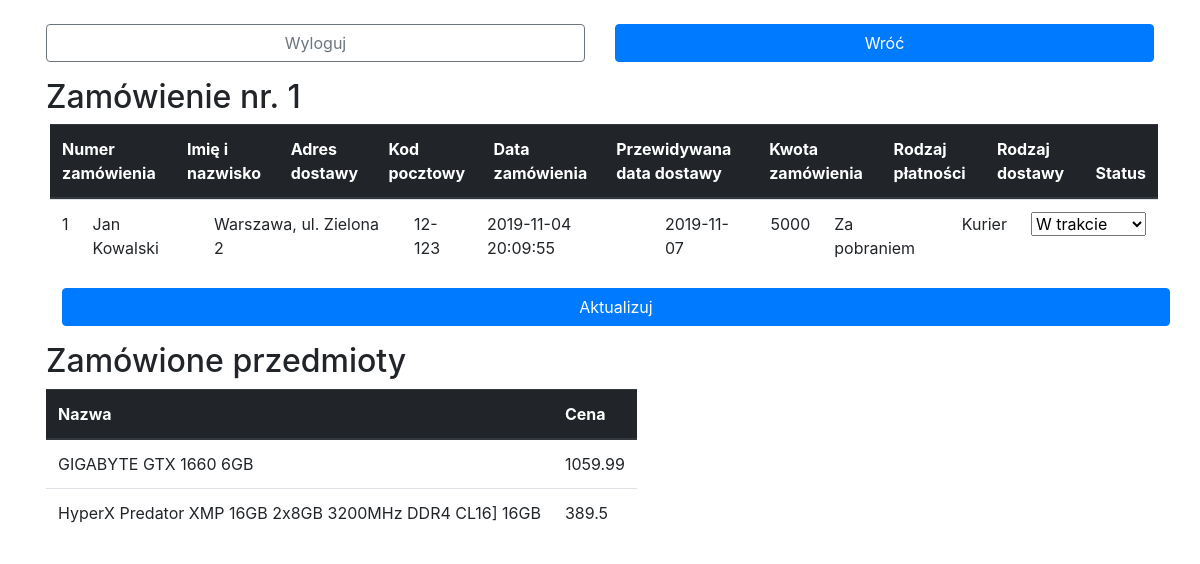
Page /panel/szczegoly.php?id=1 (signed in) on the earlier database version.
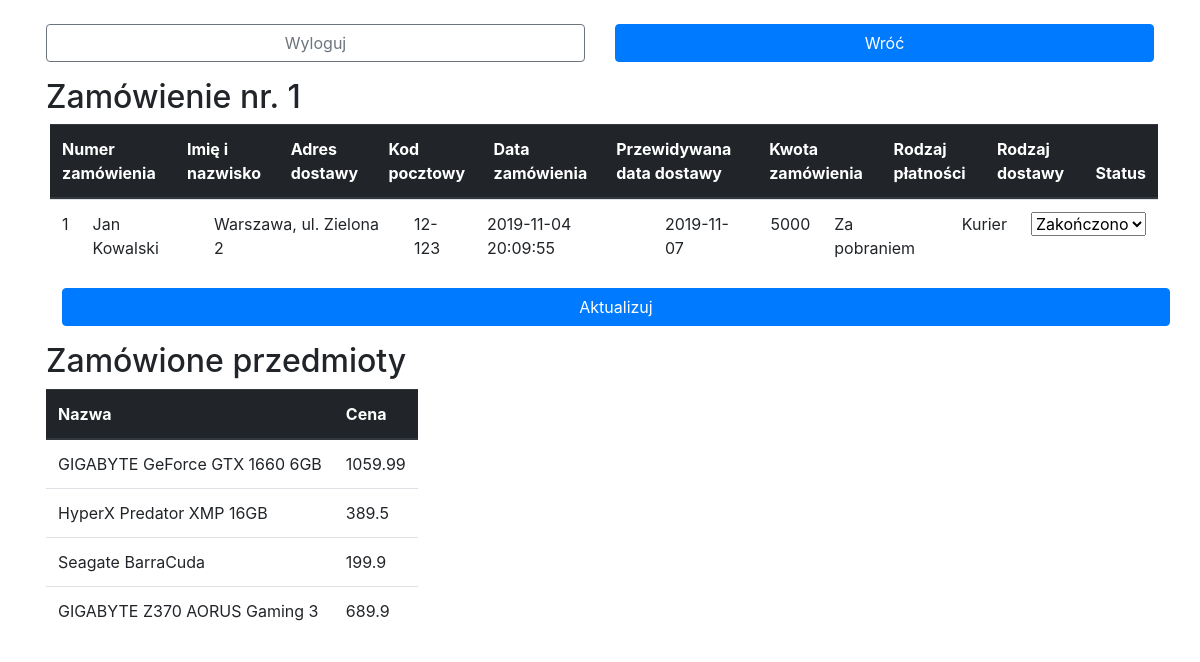
Same page on the later database version.
### tables this page shows
CREATE TABLE `kartagraficzna` (
  `idKartaGraficzna` int(10) UNSIGNED NOT NULL,
  `Zdjecia_idZdjecia` int(10) UNSIGNED NOT NULL,
  `Gwarancja_idGwarancja` int(10) UNSIGNED NOT NULL,
  `Producent_idProducent` int(10) UNSIGNED NOT NULL,
  `Nazwa` varchar(100) DEFAULT NULL,
  `Opis` text DEFAULT NULL,
  `Cena` float DEFAULT NULL,
  `TaktowanieRdzenia` int(11) DEFAULT NULL,
  `TaktowaniePamieci` int(11) DEFAULT NULL,
  `TypZlacza` varchar(30) DEFAULT NULL,
  `TypPamieci` varchar(20) DEFAULT NULL,
  `WielkoscPamieci` int(11) DEFAULT NULL,
  `ZalecanaMoc` int(11) DEFAULT NULL,
  `RodzajeIO` varchar(255) DEFAULT NULL
);

CREATE TABLE `ram` (
  `idRAM` int(10) UNSIGNED NOT NULL,
  `Zdjecia_idZdjecia` int(10) UNSIGNED NOT NULL,
  `Gwarancja_idGwarancja` int(10) UNSIGNED NOT NULL,
  `Producent_idProducent` int(10) UNSIGNED NOT NULL,
  `Nazwa` varchar(100) DEFAULT NULL,
  `Opis` text DEFAULT NULL,
  `Cena` float DEFAULT NULL,
  `RodzajPamieci` varchar(100) DEFAULT NULL,
  `Typ` varchar(20) DEFAULT NULL,
  `Pojemnosc` int(11) DEFAULT NULL,
  `PojemnoscModulu` int(11) DEFAULT NULL,
  `IloscModulow` int(11) DEFAULT NULL,
  `Czestotliwosc` int(11) DEFAULT NULL,
  `Napiecie` float DEFAULT NULL
);

CREATE TABLE `dysk` (
  `idDysk` int(10) UNSIGNED NOT NULL,
  `Zdjecia_idZdjecia` int(10) UNSIGNED NOT NULL,
  `Gwarancja_idGwarancja` int(10) UNSIGNED NOT NULL,
  `Producent_idProducent` int(10) UNSIGNED NOT NULL,
  `Nazwa` varchar(100) DEFAULT NULL,
  `Opis` text DEFAULT NULL,
  `Cena` float DEFAULT NULL,
  `Typ` varchar(20) DEFAULT NULL,
  `Interfejs` varchar(20) DEFAULT NULL,
  `Pojemnosc` int(11) DEFAULT NULL,
  `SzybkoscZapisu` int(11) DEFAULT NULL,
  `SzybkoscOdczytu` int(11) DEFAULT NULL,
  `Format` varchar(20) DEFAULT NULL
);

CREATE TABLE `plytaglowna` (
  `idPlytaGlowna` int(10) UNSIGNED NOT NULL,
  `Zdjecia_idZdjecia` int(10) UNSIGNED NOT NULL,
  `Gwarancja_idGwarancja` int(10) UNSIGNED NOT NULL,
  `Producent_idProducent` int(10) UNSIGNED NOT NULL,
  `Nazwa` varchar(100) DEFAULT NULL,
  `Opis` text DEFAULT NULL,
  `Cena` float DEFAULT NULL,
  `Przeznaczenie` enum('AMD','INTEL') DEFAULT NULL,
  `Chipset` varchar(20) DEFAULT NULL,
  `GniazdoProcesora` varchar(20) DEFAULT NULL,
  `ObslugiwanaPamiec` varchar(20) DEFAULT NULL,
  `IloscGniazdPamieci` int(11) DEFAULT NULL,
  `MaksPojPamieci` int(11) DEFAULT NULL,
  `Zlacza` varchar(255) DEFAULT NULL,
  `Zasilanie` varchar(20) DEFAULT NULL,
  `StandardPlyty` varchar(20) DEFAULT NULL,
  `ZintKartaSiec` enum('Tak','Nie') DEFAULT NULL,
  `ZintKartaDzwiek` enum('Tak','Nie') DEFAULT NULL
);

### panel/szczegoly.php (the view, shortened to what this page needs)
<!doctype html>
<html lang="pl">
<head>
    <link href="//maxcdn.bootstrapcdn.com/bootstrap/4.0.0/css/bootstrap.min.css" rel="stylesheet" id="bootstrap-css">
</head>
<body>
<div class="container w-100 mt-2 mr-auto ml-auto p-md-3">
    <div class="row">
        <div class="col col-md-6 col-sm-12"> <a href="panel.php?logout='1'" class="btn btn-outline-secondary mb-3 btn-block w-md-75 w-sm-100 mr-auto ml-auto ">Wyloguj</a></div>
        <div class="col col-md-6 col-sm-12"><a href="zamowienia.php" class="btn btn-primary btn-block w-md-75 mb-3 mr-auto ml-auto w-sm-100 ">Wróć</a></div>
    </div>
<?php
require "polaczenie.php";
if(isset($_GET['id'])){
	$id = $_GET['id'];
} else{
	header ("location: zamowienia.php");
}
$zapytanie = "select * from zamowienie where ID='$id'";
$wynik = mysqli_query($polaczenie, $zapytanie);
$zamow = mysqli_fetch_assoc($wynik);
echo '<h2>Zamówienie nr. '.$zamow["ID"].'</h2>';
echo '<table class="table row overflow-auto mt-2 mr-1 ml-1 w-sm-75" style="overflow: auto">
	<thead class="thead-dark">
	<tr>
		<th>Numer zamówienia</th>
		<th>Imię i nazwisko</th>
		<th>Adres dostawy</th>
		<th>Kod pocztowy</th>
		<th>Data zamówienia</th>
		<th>Przewidywana data dostawy</th>
		<th>Kwota zamówienia</th>
		<th>Rodzaj płatności</th>
		<th>Rodzaj dostawy</th>
		<th>Status</th>
	</tr>
	</thead>
	<tr>
		<td>'.$zamow["ID"].'</td>
		<td>'.$zamow["Imie_Nazwisko"].'</td>
		<td>'.$zamow["Adres_Dostawy"].'</td>
		<td>'.$zamow["Kod_Pocztowy"].'</td>
		<td>'.$zamow["Data_Zamowienia"].'</td>
		<td>'.$zamow["Przewidywana_Data_Dostawy"].'</td>
		<td>'.$zamow["Kwota_Zamowienia"].'</td>
		<td>'.$zamow["Rodzaj_Platnosci"].'</td>
		<td>'.$zamow["Rodzaj_Dostawy"].'</td>
		<td><form action="szczegoly.php?id='.$id.'" method=POST>
			<select name="status">
			<option selected value='.$zamow["Status_Zamowienia"].'>'.$zamow["Status_Zamowienia"].'</option>';
echo '</select>
	</td>
	</tr>
	</table>
	<button type="submit" name="aktualizuj" class="btn btn-primary btn-block w-md-50 w-sm-100 m-md-3">Aktualizuj</button></form>';
echo '<h2>Zamówione przedmioty</h2>';
echo '
<table class="table row overflow-auto mt-2 mr-md-auto ml-md-auto mr-sm-1 ml-sm-1 w-sm-75" style="overflow: auto">
	<thead class="thead-dark">
<tr>
<th>Nazwa</th>
<th>Cena</th>
</tr>';
$idKarty = "SELECT kartagraficzna_idKartaGraficzna as ID FROM kartagraficzna_has_zamowienia WHERE zamowienia_idZamowienia = '$id'";
$ids = mysqli_query($polaczenie, $idKarty);
while($wynik = mysqli_fetch_assoc($ids)){
$produkty = "SELECT concat(p.nazwa, ' ', kg.nazwa) as nazwa, kg.cena as cena FROM kartagraficzna kg inner join producent p on kg.Producent_idProducent=p.idProducent WHERE kg.idKartaGraficzna = '".$wynik['ID']."'";
$query = mysqli_query($polaczenie, $produkty);
while($produkt = mysqli_fetch_assoc($query)){
	echo '<tr>
	<td>'.$produkt["nazwa"].'</td>
	<td>'.$produkt["cena"].'</td>
	</tr>';
}
}
$idRam = "SELECT ram_idRam as ID FROM ram_has_zamowienia WHERE zamowienia_idZamowienia = '$id'";
$ids = mysqli_query($polaczenie, $idRam);
while($wynik = mysqli_fetch_assoc($ids)){
	$produkty = "SELECT concat(p.nazwa, ' ', r.nazwa, ' ', pojemnosc, 'GB') as nazwa, r.cena as cena FROM ram r inner join producent p on r.Producent_idProducent=p.idProducent WHERE r.idRam = '".$wynik['ID']."'";
	$query = mysqli_query($polaczenie, $produkty);
while($produkt = mysqli_fetch_assoc($query)){
	echo '<tr>
	<td>'.$produkt["nazwa"].'</td>
	<td>'.$produkt["cena"].'</td>
	</tr>';
}
}
$idDysk = "SELECT dysk_idDysk as ID FROM dysk_has_zamowienia WHERE zamowienia_idZamowienia = '$id'";
$ids = mysqli_query($polaczenie, $idDysk);
while($wynik = mysqli_fetch_assoc($ids)){
	$produkty = "SELECT concat(p.nazwa, ' ', d.nazwa) as nazwa, d.cena as cena FROM dysk d inner join producent p on d.Producent_idProducent=p.idProducent WHERE d.idDysk = '".$wynik['ID']."'";
	$query = mysqli_query($polaczenie, $produkty);
while($produkt = mysqli_fetch_assoc($query)){
	echo '<tr>
	<td>'.$produkt["nazwa"].'</td>
	<td>'.$produkt["cena"].'</td>
	</tr>';
}
}
$idPlyta = "SELECT plytaglowna_idPlytaGlowna as ID FROM plytaglowna_has_zamowienia WHERE zamowienia_idZamowienia = '$id'";
$ids = mysqli_query($polaczenie, $idPlyta);
while($wynik = mysqli_fetch_assoc($ids)){
	$produkty = "SELECT concat(p.nazwa, ' ', pg.nazwa) as nazwa, pg.cena as cena FROM plytaglowna pg inner join producent p on pg.Producent_idProducent=p.idProducent WHERE pg.idPlytaGlowna = '".$wynik['ID']."'";
	$query = mysqli_query($polaczenie, $produkty);
while($produkt = mysqli_fetch_assoc($query)){
	echo '<tr>
	<td>'.$produkt["nazwa"].'</td>
	<td>'.$produkt["cena"].'</td>
	</tr>';
}
}
echo '</table>';
?>
</div>
</body>
</html>

Differences in the rows shown:
changed kartagraficzna: nazwa "GIGABYTE GTX 1660 6GB" → "GIGABYTE GeForce GTX 1660 6GB"
changed ram: nazwa "HyperX Predator XMP 16GB 2x8GB 3200MHz DDR4 CL16] 16GB" → "HyperX Predator XMP 16GB"
added dysk: nazwa "Seagate BarraCuda", Cena "199.9"
now on this page (row edited): plytaglowna: nazwa "GIGABYTE Z370 AORUS Gaming 3", Cena "689.9"
Other differences:
form field status: "W trakcie" → "Zakończono"
